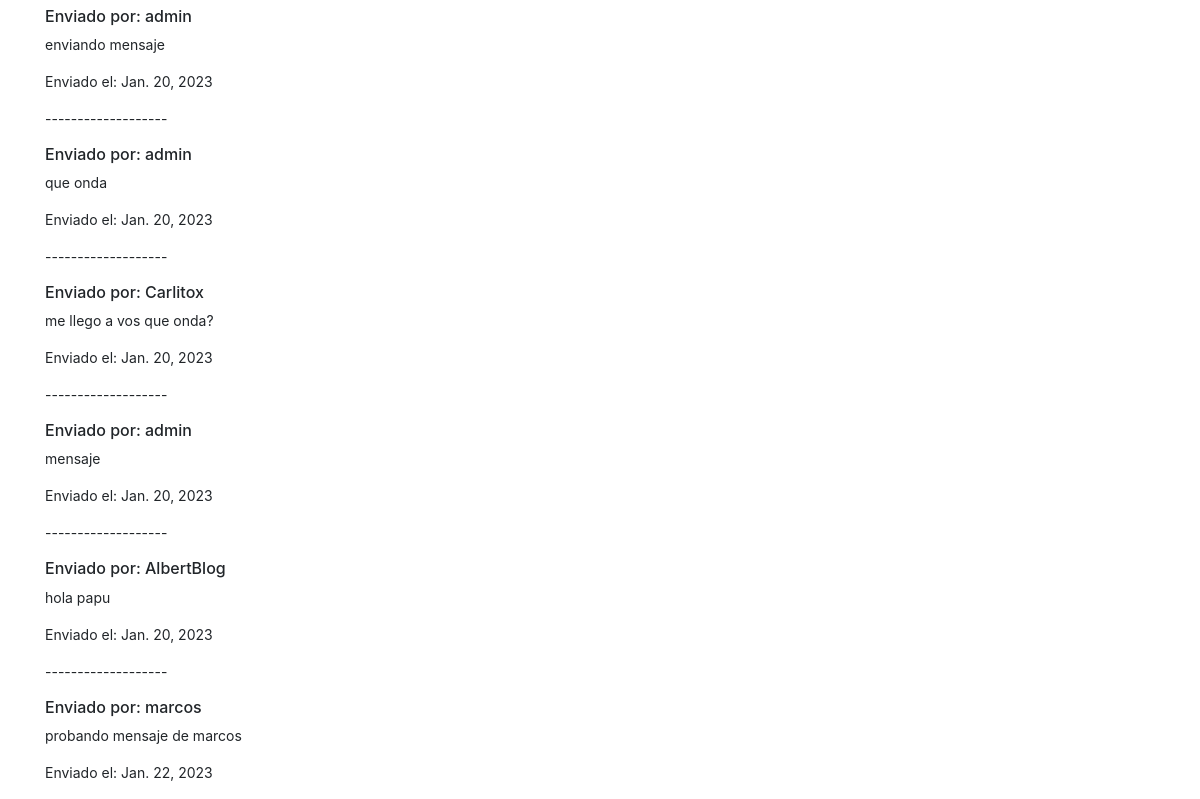
Before: /registro/buscarmensaje/ (signed in, lower part) with the older database file.
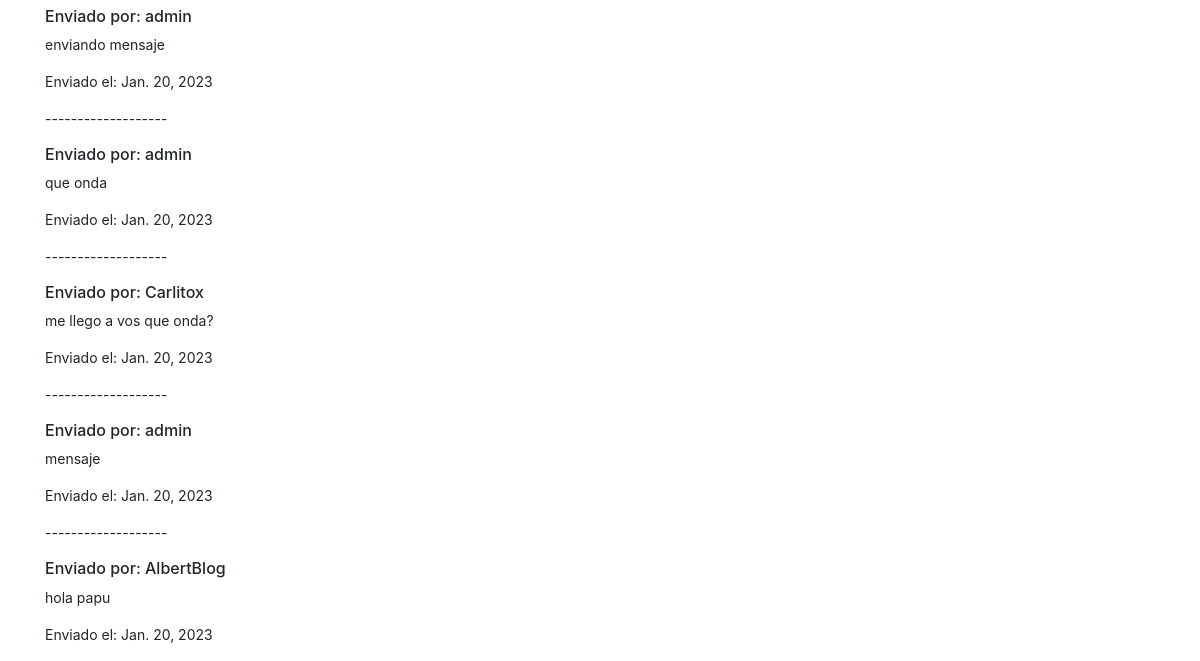
After: the same page with the newer database file.
### Registro/models.py (models this page shows, shortened)
class Mensaje(models.Model):
    emisor=models.ForeignKey(User, related_name= "emisor", on_delete=models.CASCADE)
    receptor=models.ForeignKey(User, related_name= "receptor", on_delete=models.CASCADE)
    cuerpo=models.TextField(max_length=250, blank=True, null=True)
    enviado=models.DateField(auto_now_add=True)

### Registro/views.py (the view)
# urls.py: path("buscarmensaje/", buscarmensaje, name="buscarmensaje"),
@login_required
def buscarmensaje(request):
    receptor= request.user
    if receptor != "":
        mensajes=Mensaje.objects.filter(receptor=receptor)
        return render(request, "mensajes_recibidos.html", {"mensajes":mensajes})

### Templates/mensajes_recibidos.html (shortened to what this page needs)
{% extends "padre.html" %}
{% load static %}
{% block content %}
<br>
<br>
{% if mensajes %}
<small>
    {% for mensaje in mensajes %}
    <p>-------------------</p>
    <h6>Enviado por: {{mensaje.emisor}}</h6>
    <p>{{mensaje.cuerpo}}</p>
    <p>Enviado el: {{mensaje.enviado}}</p>
    {% endfor %}
</small>
{% else %}
<h3>No tiene mensajes para mostrar</h3>
{% endif %}
{% endblock %}

Changed rows visible on the page:
removed Mensaje: emisor "marcos", cuerpo "probando mensaje de marcos", enviado "Jan. 22, 2023"
